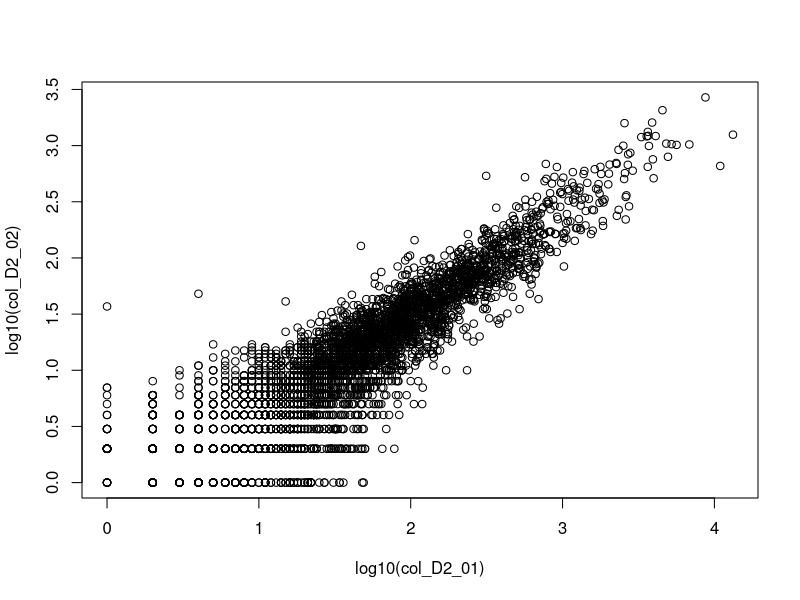
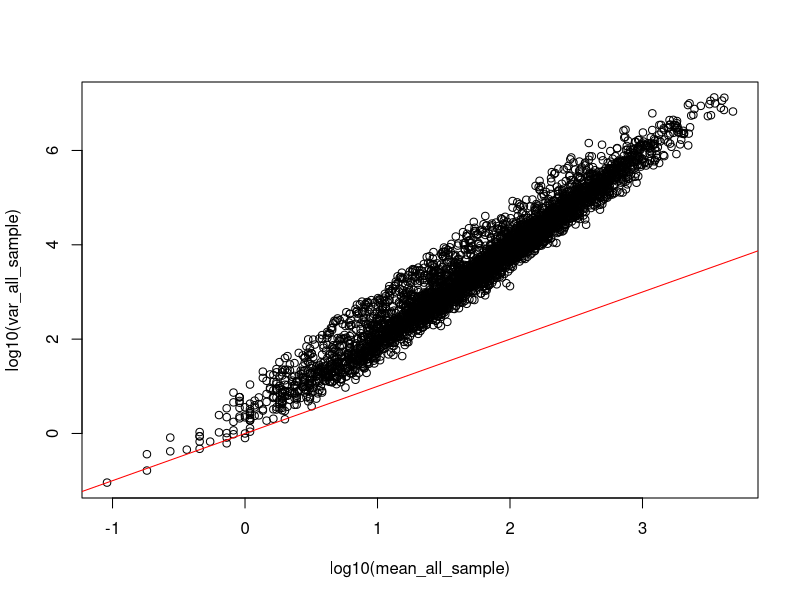
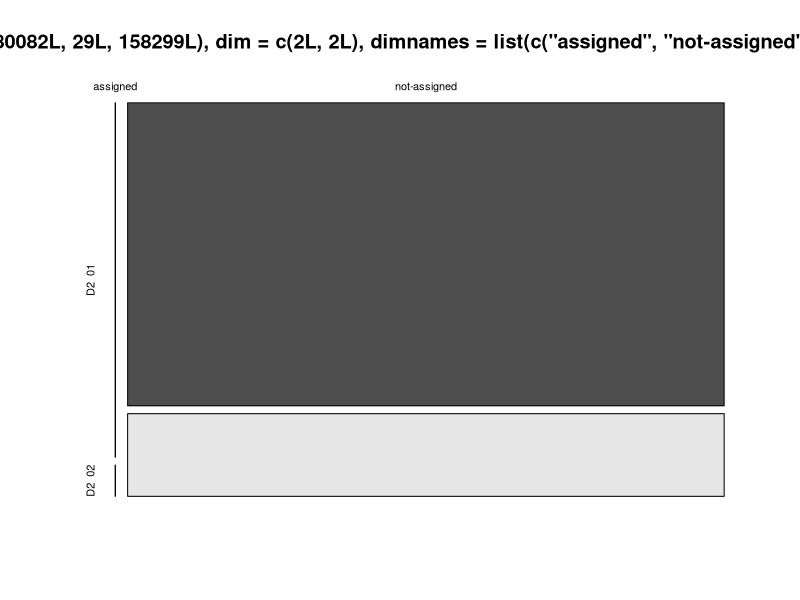
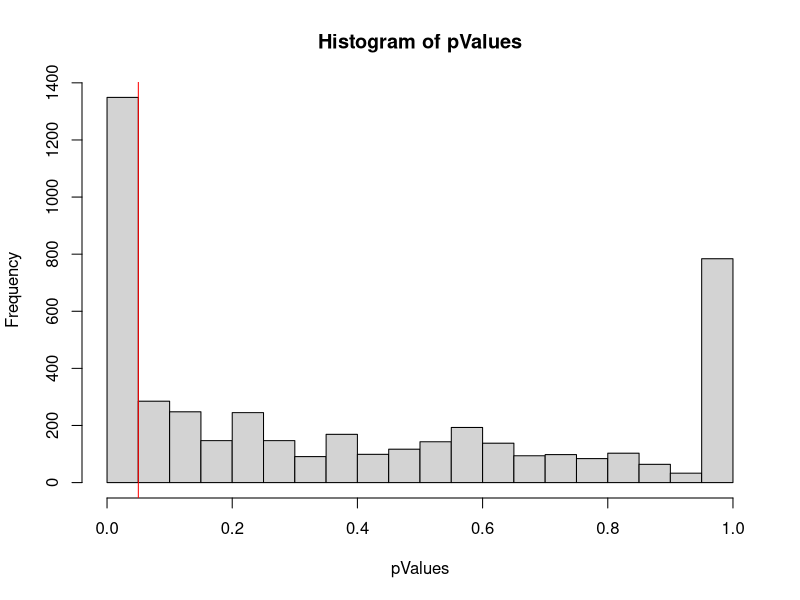
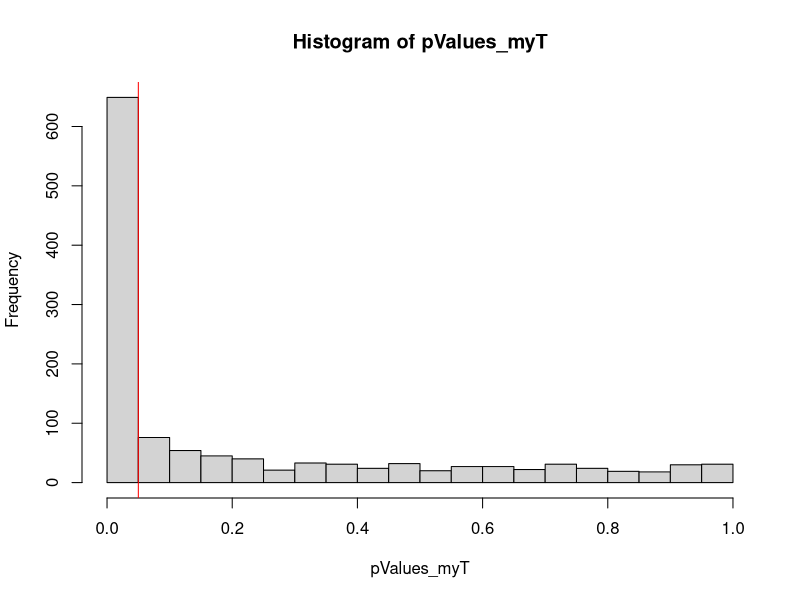
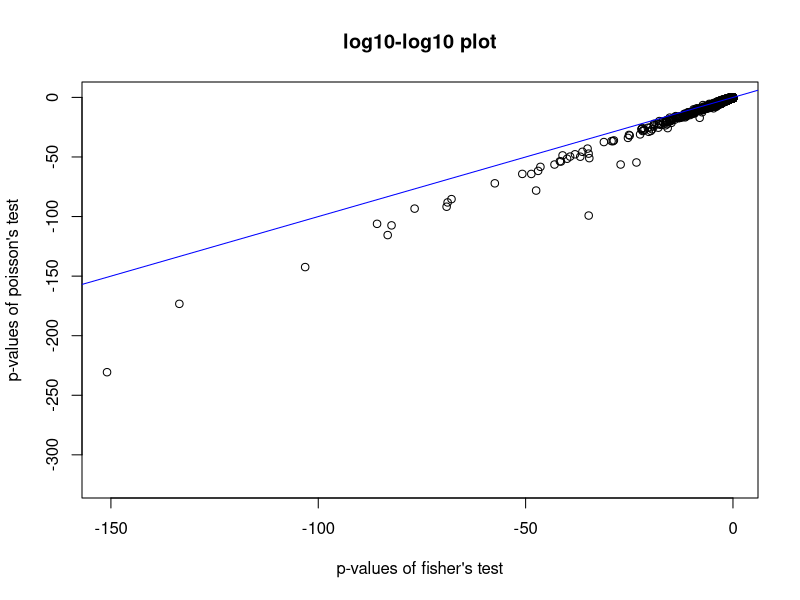

Write R code to recreate these figures, in order.
## ---- chunk 1
myTable = read.table('data/longitdunalRNASeqData/nc101_scaff_dataCounts.txt',
                     header = T, row.names = 1)

# dim(myTable)
# head(myTable)
# colnames(myTable)
## ---- chunk 2
col_D2_01 = myTable[ , c("D2_01")]
col_D2_02 = myTable[ , c("D2_02")]

plot(log10(col_D2_01), log10(col_D2_02))
## ---- chunk 3
var_all_sample = apply(myTable, 1, var)
mean_all_sample = apply(myTable, 1, mean)

plot(log10(mean_all_sample), log10(var_all_sample))
abline(coef = c(0,1), col = 'red')
## ---- chunk 4
conTab = data.frame('D2_01' = c(col_D2_01[1], (sum(col_D2_01)-col_D2_01[1])),
                    'D2_02' = c(col_D2_02[1], (sum(col_D2_02)-col_D2_02[1])),
                    row.names = c('assigned', 'not-assigned'))

mosaicplot(conTab, color = TRUE)

test = fisher.test(conTab)

pVal = test$p.value
print(paste('p-value: ', pVal))
## ---- chunk 5
pValues = vector()

for (i in 1:length(col_D2_01)) {
  conTab = data.frame('D2_01' = c(col_D2_01[i], (sum(col_D2_01)-col_D2_01[i])),
                      'D2_02' = c(col_D2_02[i], (sum(col_D2_02)-col_D2_02[i])),
                      row.names = c('assigned', 'not-assigned'))
  
  test = fisher.test(conTab)
  
  pVal = test$p.value
  pValues[i] = pVal
}

hist(pValues, breaks = 25)
abline(v=0.05, col='red')
## ---- chunk 6
myT <- myTable[ (myTable$D2_01 + myTable$D2_02 > 100),]

col_D2_01_myT = myT[ , c("D2_01")]
col_D2_02_myT = myT[ , c("D2_02")]

pValues_myT = vector()

for (i in 1:length(col_D2_01_myT)) {
  conTab = data.frame('D2_01' = c(col_D2_01_myT[i], (sum(col_D2_01_myT)-col_D2_01_myT[i])),
                      'D2_02' = c(col_D2_02_myT[i], (sum(col_D2_02_myT)-col_D2_02_myT[i])),
                      row.names = c('assigned', 'not-assigned'))
  
  test = fisher.test(conTab)
  
  pVal = test$p.value
  pValues_myT[i] = pVal
}

hist(pValues_myT, breaks = 25)
abline(v=0.05, col='red')
## ---- chunk 7
newT = myTable+1

col_D2_01_newT = newT[ , c("D2_01")]
col_D2_02_newT = newT[ , c("D2_02")]

p = col_D2_01_newT[1]/sum(col_D2_01_newT)

test = poisson.test(col_D2_02_newT[1], sum(col_D2_02_newT), r=p)

p_val = test$p.value
print(paste('p-value: ', p_val))
## ---- chunk 8
pValues_pos = vector()

for (i in 1:length(col_D2_01_newT)) {
  
  p = col_D2_01_newT[i]/sum(col_D2_01_newT)
  
  test = poisson.test(col_D2_02_newT[i], sum(col_D2_02_newT), r=p)
  
  p_val = test$p.value
  pValues_pos[i] = p_val
}

plot(log10(pValues), log10(pValues_pos), xlab = 'p-values of fisher\'s test',
     ylab = 'p-values of poisson\'s test', main = 'log10-log10 plot')
abline(coef = c(0,1), col = 'blue')
